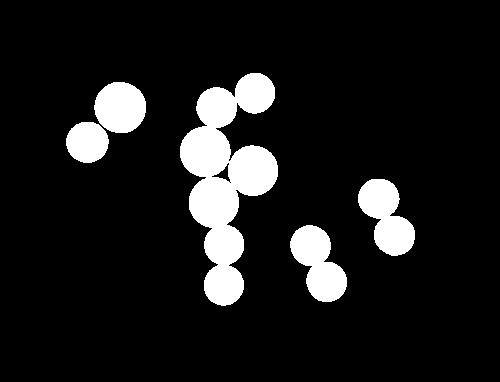
#> input picture data/image/thresh_pills_02.png, 500 x 382 px, found by its file name
$ python image_add_image.py
#> lines starting #> are read from the running program, lines starting #| are printed output that depends on the picture; after the words box and inside, x2 and y2 are one past the last pixel; in counts of white or black regions, pixels touching at a corner belong together
# -*- coding: utf-8 -*-
# @Time : 2020/4/2 下午4:51
# @Author : LuoLu
# @FileName: image_add_image.py
# @Software: PyCharm
# @Github ：https://github.com/luolugithub
# @E-mail ：argluolu@gmail.com
import cv2
import numpy as np

img1 = cv2.imread('/home/luolu/PycharmProjects/ParticleDetection/data/image/background_line_pills.png')
img2 = cv2.imread('/home/luolu/PycharmProjects/ParticleDetection/data/image/distance_pills_02.png')
img3 = cv2.imread('/home/luolu/PycharmProjects/ParticleDetection/data/image/thresh_pills_02.png')
#> img3 is the input picture: shape (382, 500, 3); 10.4% white; 5 white regions, box (x1, y1, x2, y2) and area: (180, 73, 278, 306) 11257, (358, 179, 415, 256) 2615, (290, 225, 347, 302) 2607, (94, 82, 146, 133) 2095, (66, 122, 109, 163) 1382
img4 = cv2.imread('/home/luolu/PycharmProjects/ParticleDetection/data/image/sure_bg_thresh_pills_02.png')
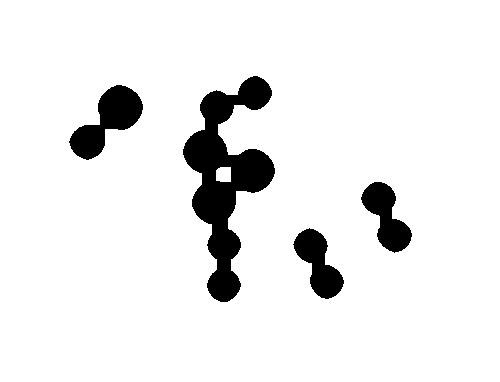
#> input picture data/image/sure_bg_thresh_pills_02.png, 500 x 382 px, found by its file name
#> img4 is the input picture: shape (382, 500, 3); 92.3% white; 4 black regions, box (x1, y1, x2, y2) and area: (183, 76, 275, 302) 8578, (69, 85, 143, 160) 2559, (361, 182, 412, 253) 1826, (293, 228, 344, 299) 1820
img5 = cv2.imread('/home/luolu/PycharmProjects/ParticleDetection/data/image/red_contour_pills_02.png')
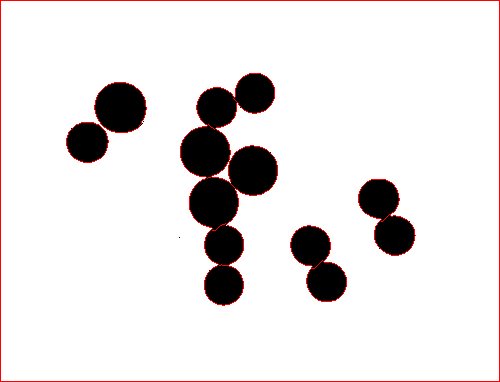
#> input picture data/image/red_contour_pills_02.png, 500 x 382 px, found by its file name
#> img5 is the input picture: shape (382, 500, 3); mean B, G, R 226, 226, 230.4

#> (the run stopped early here; a loop or call above may not have finished)
